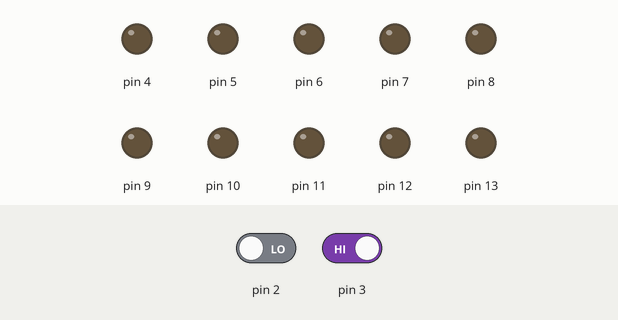
Recording of a sketch running on a simulated Arduino Uno, built with avr-gcc and run on an emulated ATmega328P. Shown: output pins drawn as LEDs (lit = HIGH). Inputs (shaded band) come from the test bench; at power-on: pin 2 LOW, pin 3 HIGH.

Above: at 2.8 s.
2.9 s: pin 2 driven HIGH and pin 3 driven LOW
At 3.05 s:
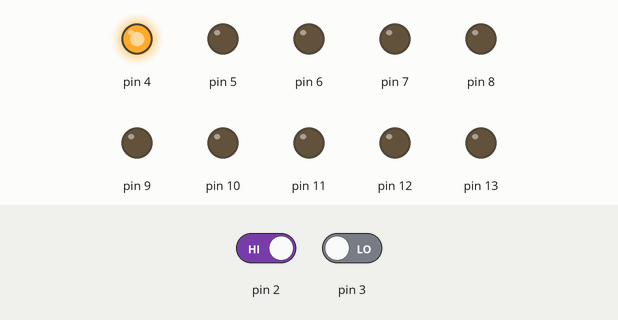
At 5.3 s:
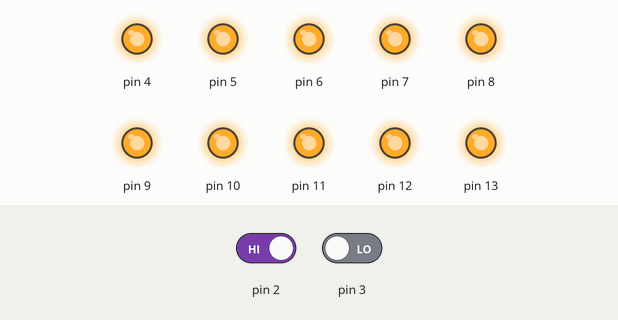
6.4 s: pin 2 driven LOW and pin 3 driven HIGH
At 7.05 s:
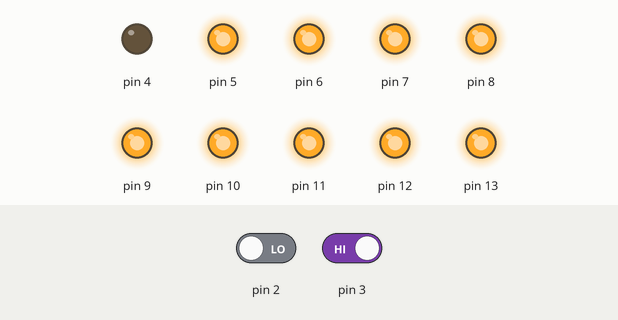
Timing chart, 0 to 9.4 s (numbered marks = the images above; inputs shaded):
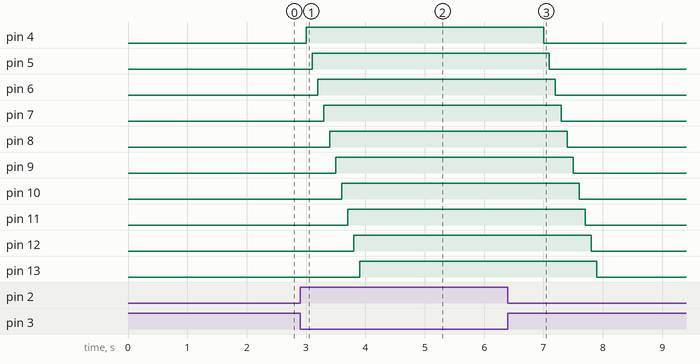

The sketch:

malak_projer_001_led_botone.ino
```cpp
void setup() {
  for (int i=4;i<14;i++){
    pinMode(i,OUTPUT);
  }
  pinMode(2,INPUT);
  pinMode(3,INPUT);
}

void loop() {
  int swOn=digitalRead(2);
  int swOff=digitalRead(3);
  if (swOn==1 && swOff==0){
    for (int x1=4;x1<14;x1++){
      digitalWrite(x1,HIGH);
      delay(100);
    }
  }
  else if (swOn==0 && swOff==1){
    for (int x1=4;x1<14;x1++){
      digitalWrite(x1,LOW);
      delay(100);
    }
  }
}
```

Measured:
- after the input at 2.9 s, pin 4: LOW → HIGH after 0.10 s; pin 5: LOW → HIGH after 0.20 s; pin 6: LOW → HIGH after 0.30 s; pin 7: LOW → HIGH after 0.40 s; pin 8: LOW → HIGH after 0.50 s
- after the input at 6.4 s, pin 4: HIGH → LOW after 0.60 s; pin 5: HIGH → LOW after 0.70 s; pin 6: HIGH → LOW after 0.80 s; pin 7: HIGH → LOW after 0.90 s; pin 8: HIGH → LOW after 1.0 s
